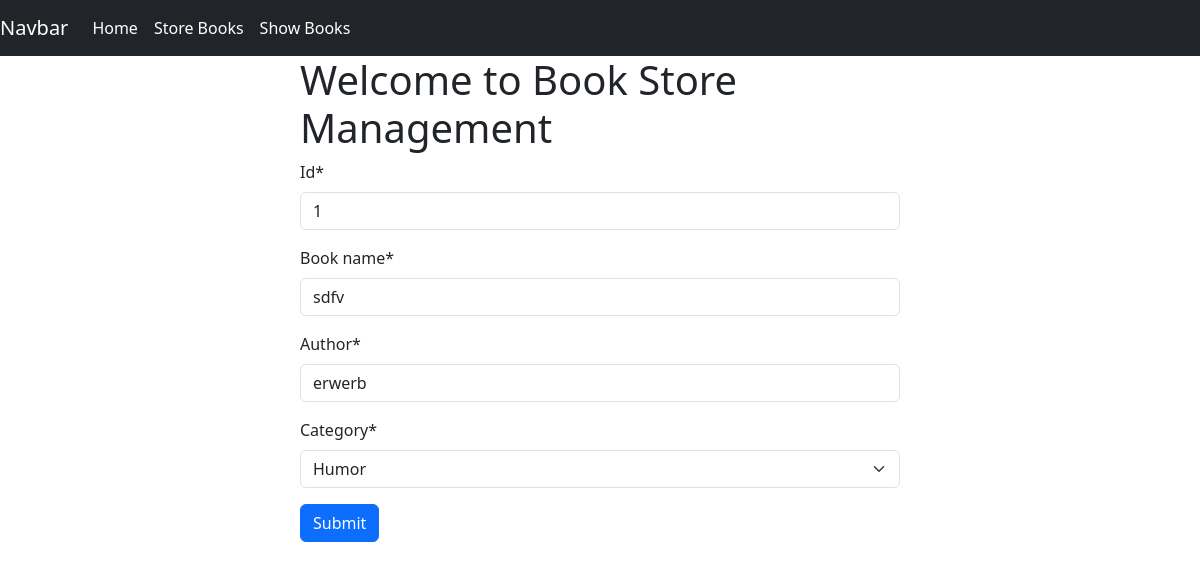
The app's page /edit_book/1 with its own data.
### book/models.py (models this page shows)
class BookStoreModel(models.Model):
    Categories = (('Mystery', 'Mystery'), ('Noble', 'Noble'), ('Thriller',
                'Thriller'), ('Humor', 'Humor'), ('Horror', 'Horror'))
    id = models.IntegerField(primary_key=True)
    book_name = models.CharField(max_length=30)
    author = models.CharField(max_length=30)
    category = models.CharField(max_length=30, choices=Categories)
    first_pub = models.DateTimeField(auto_now_add=True) #this will modify only first time
    last_pub = models.DateTimeField(auto_now=True) #this will modify every time

### book/views.py (the view)
# urls.py: path('edit_book/<int:id>',views.edit_book,name='edit_book'), # edit_book/<int:id to capture int id
def edit_book(request,id): #as id is a primary key we can get the details
    try:
        book=BookStoreModel.objects.get(pk=id) # pk means primary key #book is saving a object of BookStoreModel with id
    except BookStoreModel.DoesNotExist:
        messages.error(request,'This id doesnt exist')
    form=BookStoreFrom(instance=book)
    if request.method=="POST":
        form=BookStoreFrom(request.POST,instance=book)
        if form.is_valid():
            form.save()
            return redirect('show_books')
    return render(request,'store_book.html',{'form':form})

### book/forms.py
class BookStoreFrom(forms.ModelForm):
    class Meta:
        model=BookStoreModel
        fields=['id','book_name','author','category']

### book/templates/store_book.html (shortened to what this page needs)
{% extends 'base.html' %}
{% load crispy_forms_tags %}
{% block content %}
<div style="width:50%;margin:auto;">
    <h1>Welcome to Book Store Management</h1>
    <form method="POST">
    {{form|crispy}}
    <button class="btn btn-primary" type="submit">Submit</button>
 </form>
</div>
{%endblock%}

### records on screen
BookStoreModel: id "1", book_name "sdfv", author "erwerb", category "Humor"
